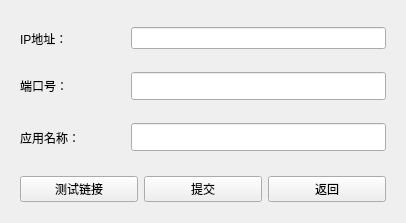
<?xml version="1.0" encoding="UTF-8"?>
<ui version="4.0">
 <class>initConfig</class>
 <widget class="QWidget" name="initConfig">
  <property name="geometry">
   <rect>
    <x>0</x>
    <y>0</y>
    <width>406</width>
    <height>223</height>
   </rect>
  </property>
  <property name="minimumSize">
   <size>
    <width>406</width>
    <height>223</height>
   </size>
  </property>
  <property name="maximumSize">
   <size>
    <width>406</width>
    <height>223</height>
   </size>
  </property>
  <property name="windowTitle">
   <string>Form</string>
  </property>
  <layout class="QVBoxLayout" name="verticalLayout">
   <item>
    <widget class="QWidget" name="widget" native="true">
     <layout class="QHBoxLayout" name="horizontalLayout">
      <property name="bottomMargin">
       <number>0</number>
      </property>
      <item>
       <widget class="QLabel" name="label">
        <property name="minimumSize">
         <size>
          <width>90</width>
          <height>0</height>
         </size>
        </property>
        <property name="maximumSize">
         <size>
          <width>90</width>
          <height>16777215</height>
         </size>
        </property>
        <property name="text">
         <string>IP地址：</string>
        </property>
       </widget>
      </item>
      <item>
       <spacer name="horizontalSpacer">
        <property name="orientation">
         <enum>Qt::Horizontal</enum>
        </property>
        <property name="sizeHint" stdset="0">
         <size>
          <width>40</width>
          <height>20</height>
         </size>
        </property>
       </spacer>
      </item>
      <item>
       <widget class="QLineEdit" name="ipEdit">
        <property name="minimumSize">
         <size>
          <width>255</width>
          <height>0</height>
         </size>
        </property>
        <property name="maximumSize">
         <size>
          <width>255</width>
          <height>16777215</height>
         </size>
        </property>
       </widget>
      </item>
     </layout>
    </widget>
   </item>
   <item>
    <widget class="QWidget" name="widget_2" native="true">
     <layout class="QHBoxLayout" name="horizontalLayout_2">
      <property name="topMargin">
       <number>0</number>
      </property>
      <property name="bottomMargin">
       <number>0</number>
      </property>
      <item>
       <widget class="QLabel" name="label_2">
        <property name="minimumSize">
         <size>
          <width>90</width>
          <height>0</height>
         </size>
        </property>
        <property name="maximumSize">
         <size>
          <width>90</width>
          <height>16777215</height>
         </size>
        </property>
        <property name="text">
         <string>端口号：</string>
        </property>
       </widget>
      </item>
      <item>
       <spacer name="horizontalSpacer_2">
        <property name="orientation">
         <enum>Qt::Horizontal</enum>
        </property>
        <property name="sizeHint" stdset="0">
         <size>
          <width>40</width>
          <height>20</height>
         </size>
        </property>
       </spacer>
      </item>
      <item>
       <widget class="QLineEdit" name="portEdit">
        <property name="minimumSize">
         <size>
          <width>255</width>
          <height>28</height>
         </size>
        </property>
        <property name="maximumSize">
         <size>
          <width>255</width>
          <height>28</height>
         </size>
        </property>
       </widget>
      </item>
     </layout>
    </widget>
   </item>
   <item>
    <widget class="QWidget" name="widget_3" native="true">
     <layout class="QHBoxLayout" name="horizontalLayout_3">
      <property name="topMargin">
       <number>0</number>
      </property>
      <property name="bottomMargin">
       <number>0</number>
      </property>
      <item>
       <widget class="QLabel" name="label_3">
        <property name="text">
         <string>应用名称：</string>
        </property>
       </widget>
      </item>
      <item>
       <widget class="QLineEdit" name="nameEdit">
        <property name="minimumSize">
         <size>
          <width>255</width>
          <height>28</height>
         </size>
        </property>
        <property name="maximumSize">
         <size>
          <width>255</width>
          <height>28</height>
         </size>
        </property>
       </widget>
      </item>
     </layout>
    </widget>
   </item>
   <item>
    <widget class="QWidget" name="widget_4" native="true">
     <layout class="QHBoxLayout" name="horizontalLayout_4">
      <item>
       <widget class="QPushButton" name="testConnect">
        <property name="text">
         <string>测试链接</string>
        </property>
       </widget>
      </item>
      <item>
       <widget class="QPushButton" name="submit">
        <property name="text">
         <string>提交</string>
        </property>
       </widget>
      </item>
      <item>
       <widget class="QPushButton" name="close">
        <property name="text">
         <string>返回</string>
        </property>
       </widget>
      </item>
     </layout>
    </widget>
   </item>
  </layout>
 </widget>
 <resources/>
 <connections/>
</ui>
